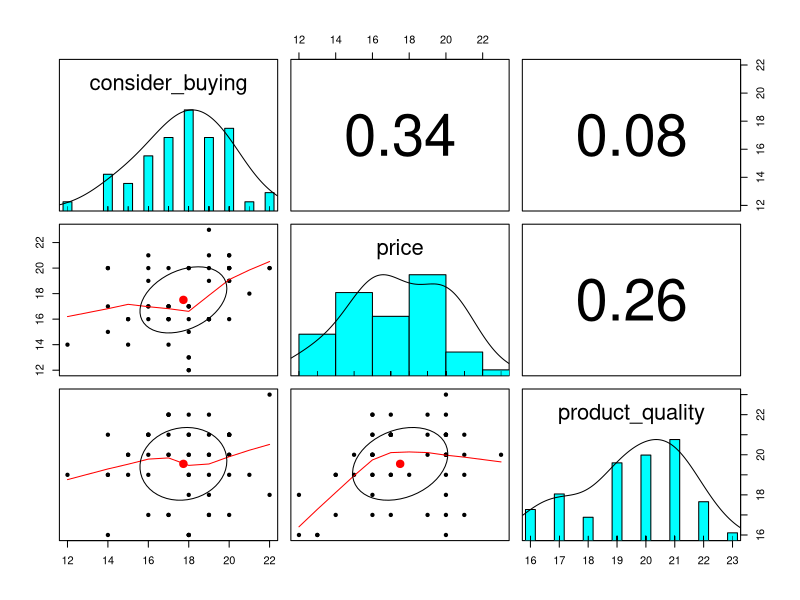
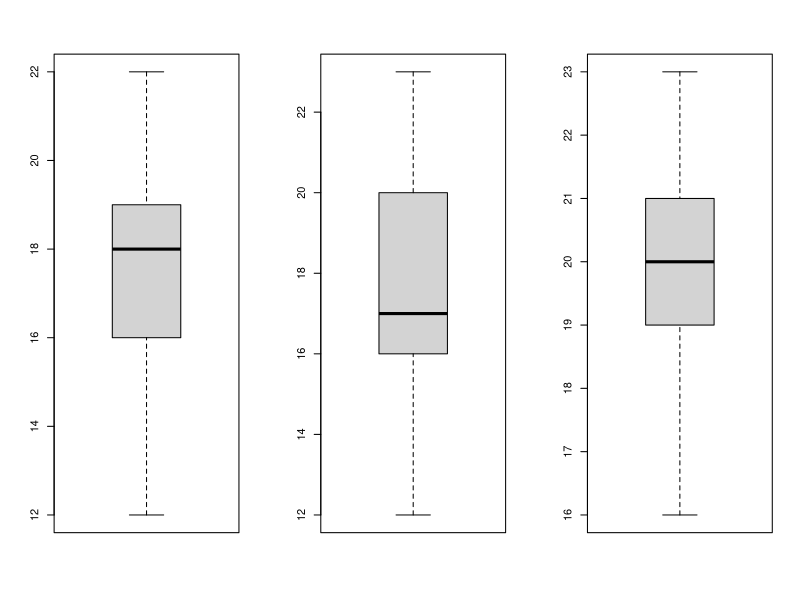
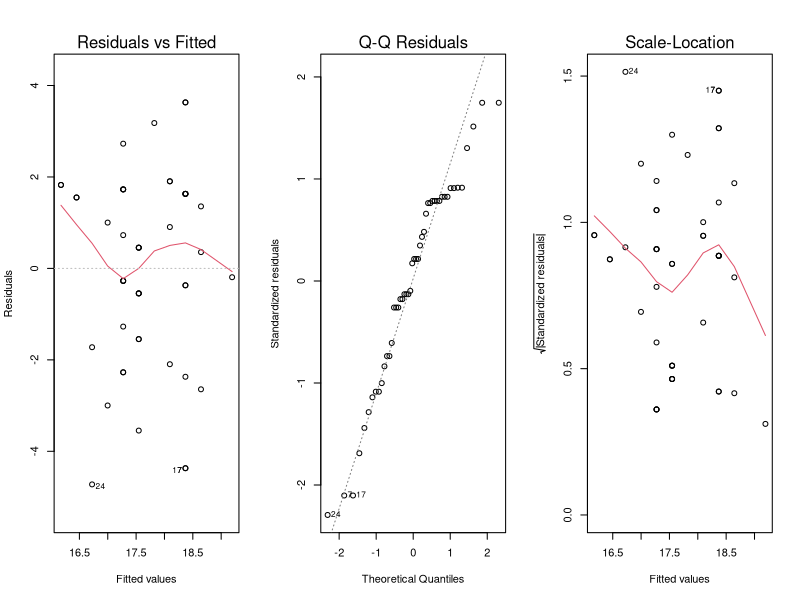
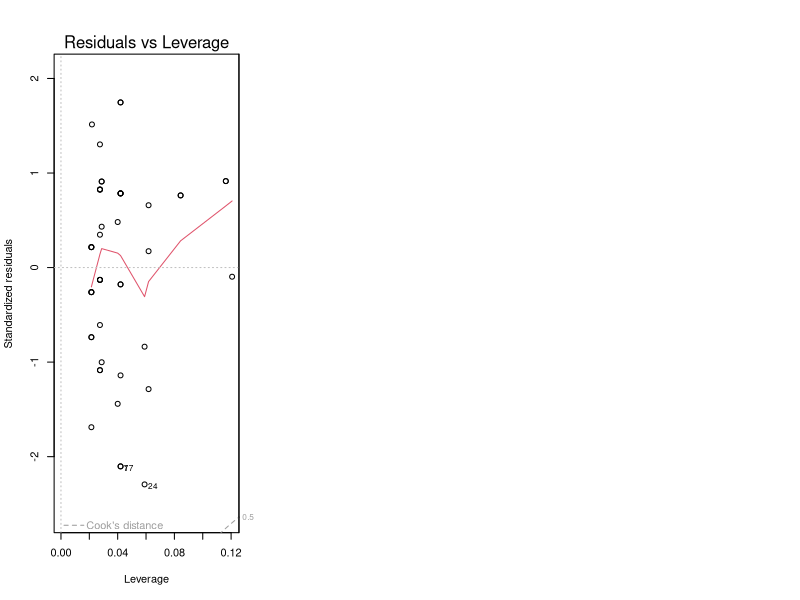
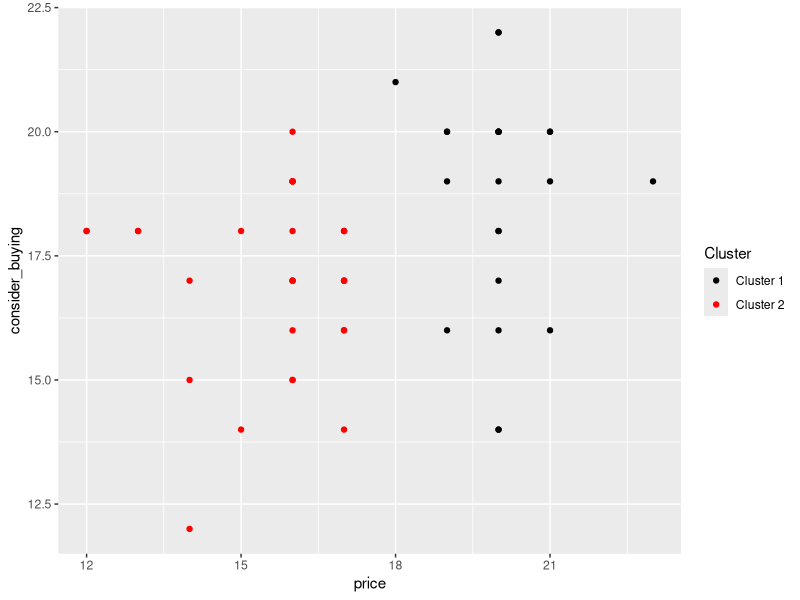

Write the R code that produced these figures, in order.
# Import libraries
library(tidyverse)
library(readxl)
library(skimr)
library(lmtest)
library(psych)

# Import data
df <- read_xlsx("Dapur Putih Cafe.xlsx")
View(df)

# Skim the data
skim(df)

# Check if there is any clear of relationship pattern
pairs.panels(df, method = "spearman")

# Check if there is any outliers in the data using boxplot
par(mfrow = c(1, 3))
boxplot(df$consider_buying)
boxplot(df$price)
boxplot(df$product_quality)

# Split the data into train and test set
set.seed(123)
train_set = sample(1:nrow(df), round(0.9 * nrow(df), 0))
df_train <- df[train_set,]
df_test <- df[-train_set,]

# Fitting linear regression model
model <- lm(consider_buying ~ ., data = df_train)
summary(model)

# Check outliers in the model using Cook's distance
# cooksD <- cooks.distance(model)
# influential <- cooksD[(cooksD > (3 * mean(cooksD, na.rm = TRUE)))]
# influential

# Remove the outliers from the observations
# df_train <- df_train[-as.numeric(names(influential)),]

# Fitting linear regression model but without product_quality
model <- lm(consider_buying ~ price, data = df_train)
summary(model)
plot(model)

# Normality test for residual
shapiro.test(model$residuals)

# Heteroscedasticity test
bptest(model)

# Predict test data
y_test_pred <- predict(model, df_test[-1])

# RMSE
rmse <- function(y_true, y_pred){
  mse <- mean((y_true - y_pred) ^ 2)
  return(sqrt(mse))
}
rmse(df_test$consider_buying, y_test_pred)

# MAPE
mape <- function(y_true, y_pred){
  return((mean(abs(y_true - y_pred) / y_true) * 100))
}
mape(df_test$consider_buying, y_test_pred)

# Check the difference
cbind(df_test$consider_buying, round(y_test_pred, 0))

# Clustering customers
cluster_customer <- kmeans(df[-3], 2)
cluster_customer

# Add a column to store cluster
df <- df %>% mutate(cluster = cluster_customer$cluster)
df

# Create a plot to visualize the cluster
ggplot(df, aes(price, consider_buying)) +
  geom_point(aes(colour = cut(cluster, c(-Inf, 1.5, Inf)))) +
  scale_color_manual(name = "Cluster",
                     values = c("(-Inf,1.5]" = "black",
                                "(1.5, Inf]" = "red"),
                     labels = c("Cluster 1", "Cluster 2"))